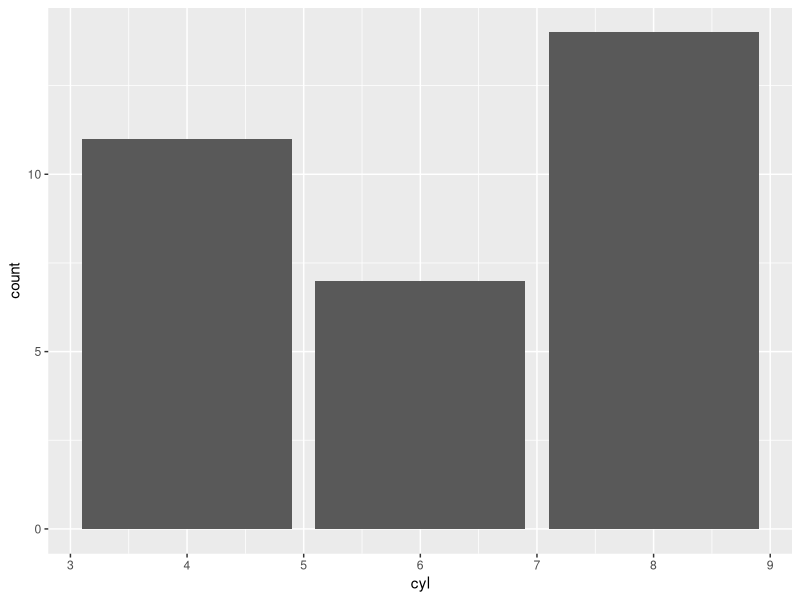
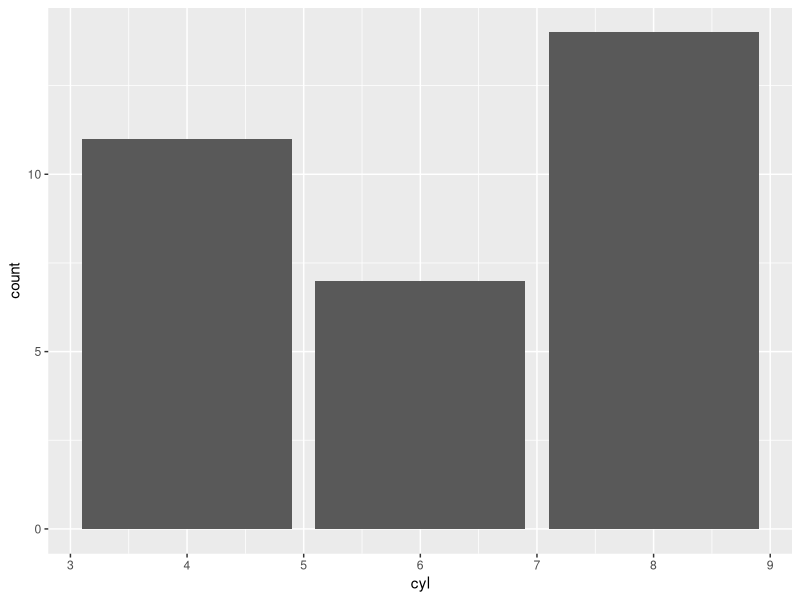
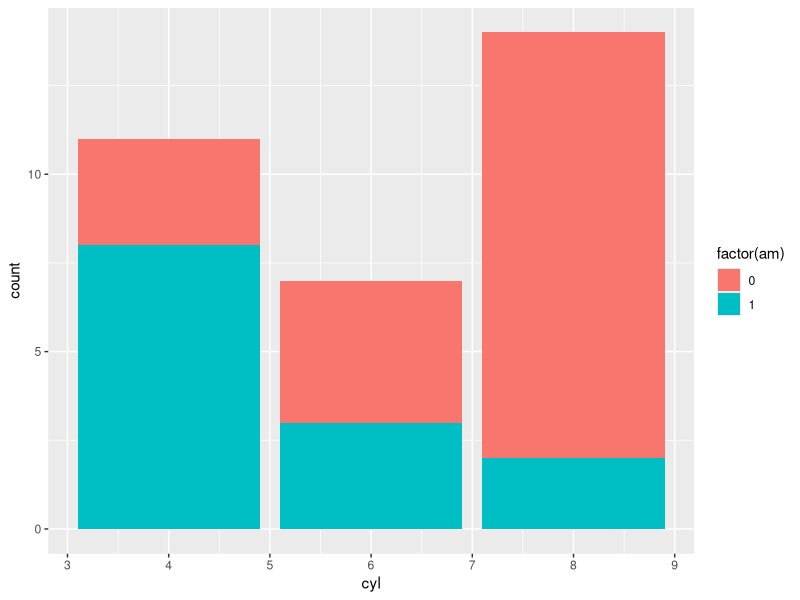
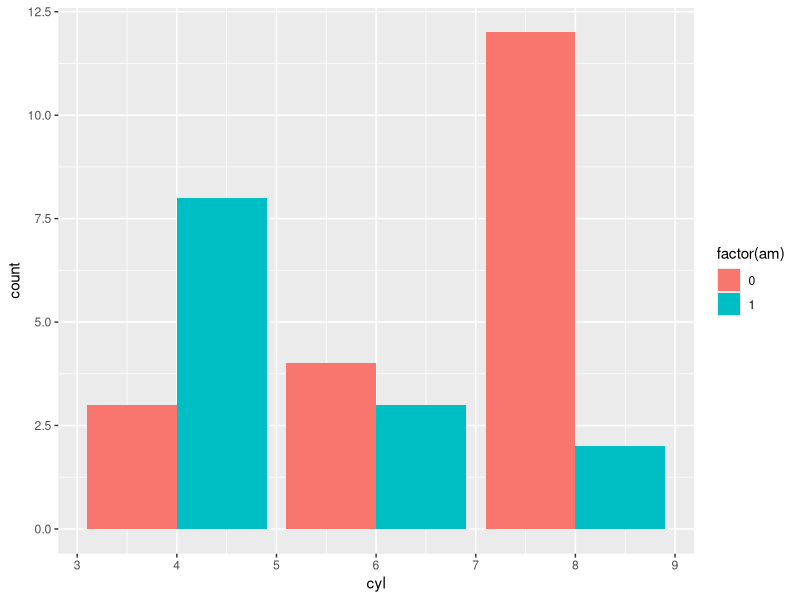
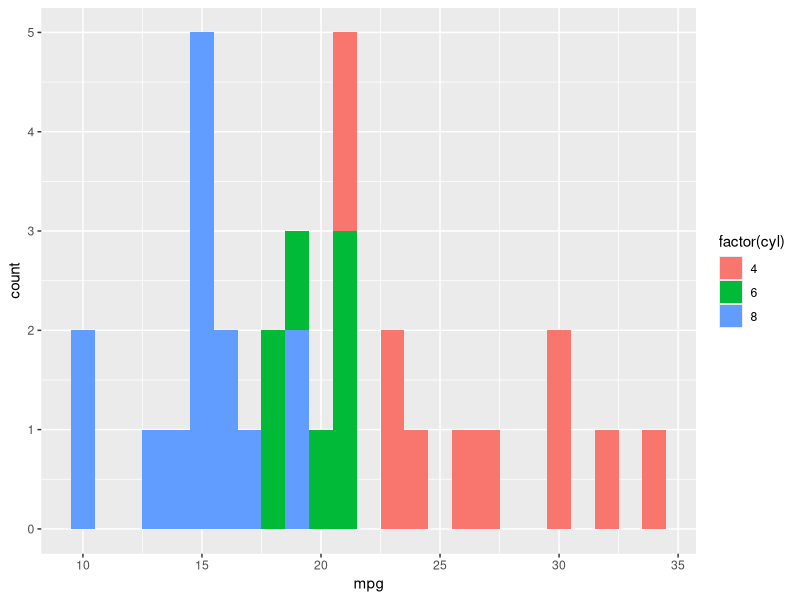
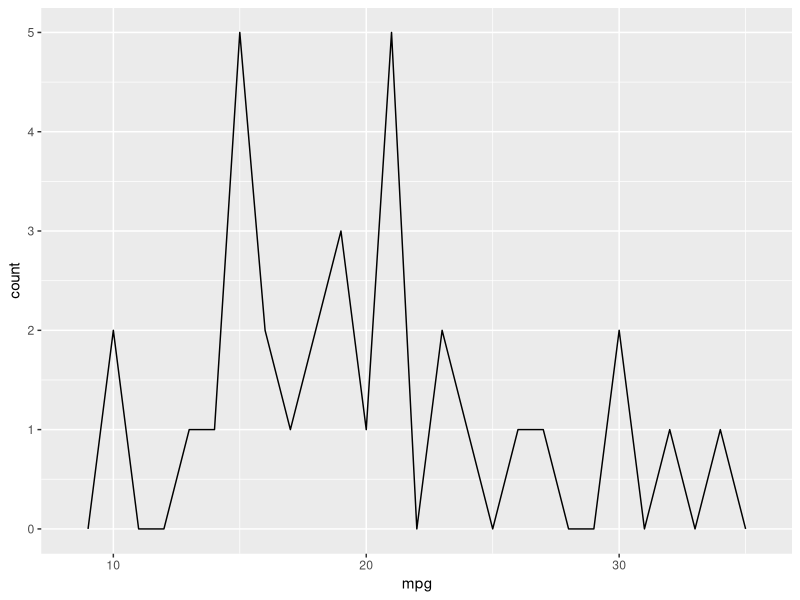
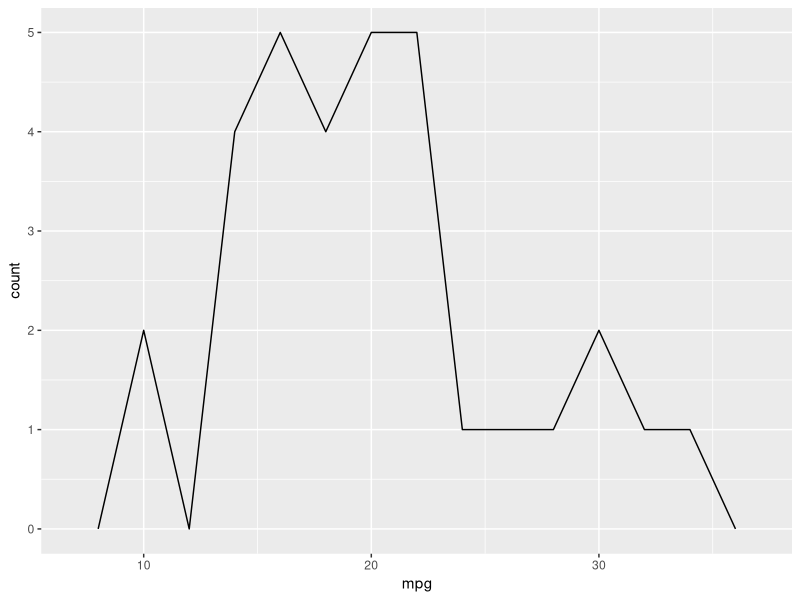
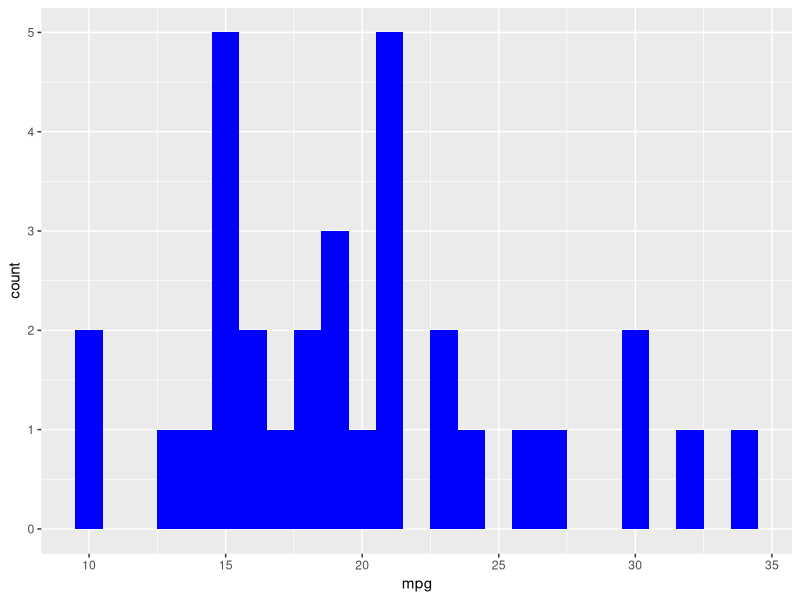

Here is the R script that generated these plots, in order:

##-------------Bar Charts in ggplot--------------------
install.packages("ggplot2")
library(ggplot2)
mtcars<-mtcars
View(mtcars)

# setting the ggplot object
ggplot(mtcars,aes(x=cyl))+geom_bar()
# The base layer is available : cyl.am

# Add geom (position = "stack" by default)
ggplot(mtcars,aes(x=cyl,fill=am))+geom_bar(position = "stack")
ggplot(mtcars,aes(x=cyl,fill=factor(am)))+geom_bar(position = "stack")
ggplot(mtcars,aes(x=cyl,fill=factor(am)))+geom_bar(position = "dodge")
# Fill - show proportion

## Frequency Polygon
ggplot(mtcars,aes(x=mpg,fill=factor(cyl)))+geom_histogram(binwidth = 1)
ggplot(mtcars,aes(x=mpg,col=cyl))+geom_freqpoly(binwidth = 1)
ggplot(mtcars,aes(x=mpg,col=cyl))+geom_freqpoly(binwidth = 2)      

myBlue<-"blue"
ggplot(mtcars, aes(x=mpg))+geom_histogram(binwidth = 1,fill=myBlue)
